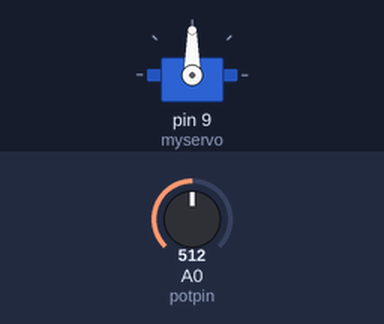
Recording of a sketch running on a simulated Arduino Uno, built with avr-gcc and run on an emulated ATmega328P. Parts: servo. Inputs (shaded band) come from the test bench; at power-on: A0 (potpin) = 512. What the sketch prints to the serial monitor is not drawn.

Above: at 1.2 s.
1.3 s: A0 (potpin) set to 554
At 2.3 s:
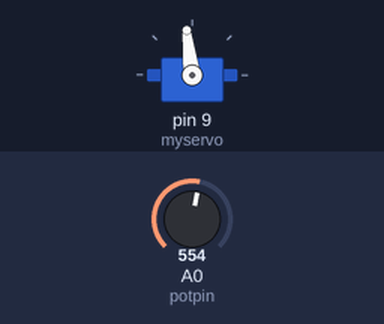
3.3 s: A0 (potpin) set to 583
At 3.8 s:
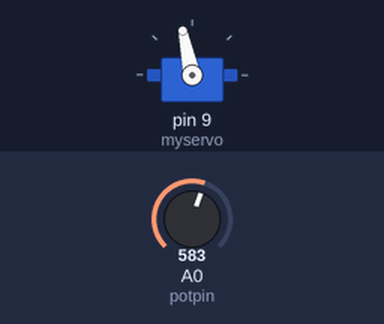
4.8 s: A0 (potpin) set to 306
At 6.0 s:
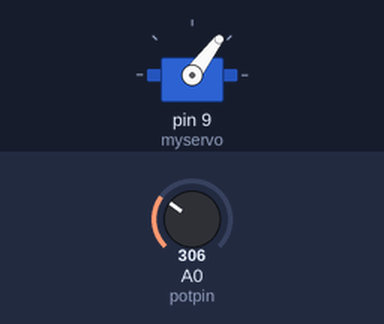
6.3 s: A0 (potpin) set to 104
At 6.6 s:
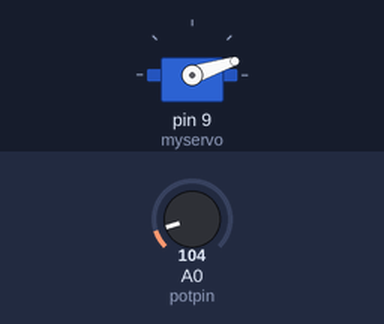
7.8 s: A0 (potpin) set to 88
At 8.3 s:
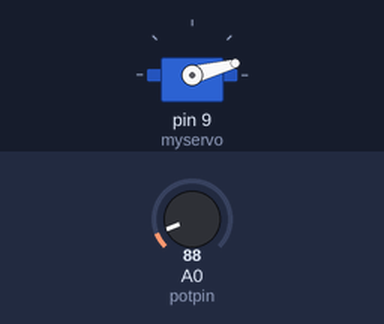
9.6 s: A0 (potpin) set to 122
At 10.1 s:
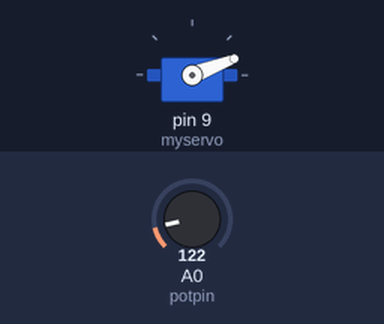
Timing chart, 0 to 12.1 s (numbered marks = the images above; inputs shaded):
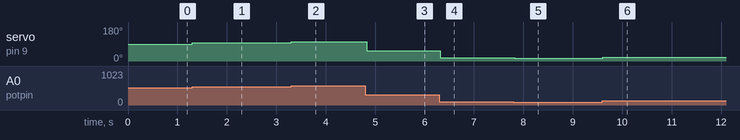

The sketch:

servomotor_potenciometro.ino
```cpp
#include <Servo.h>

Servo myservo;

int potpin = 0;
int val1;
int val2;

void setup() {
  myservo.attach(9);
  Serial.begin(9600);
}

void loop() {
  val1 = analogRead (potpin);
  val2 = map(val1, 0, 1023, 0, 180);
  myservo.write(val2);
  Serial.print ("Potenciometro: ");
  Serial.print(val1);
  Serial.print(" - Angulo: ");
  Serial.print(val2);
  delay(15);
}
```

Measured:
- after the input at 1.3 s, servo on pin 9 (myservo): 90° → 97° at once
- after the input at 3.3 s, servo on pin 9 (myservo): 97° → 102° at once
- after the input at 4.8 s, servo on pin 9 (myservo): 102° → 53° at once
- after the input at 6.3 s, servo on pin 9 (myservo): 53° → 18° at once
- after the input at 7.8 s, servo on pin 9 (myservo): 18° → 15° at once
- after the input at 9.6 s, servo on pin 9 (myservo): 15° → 21° at once
